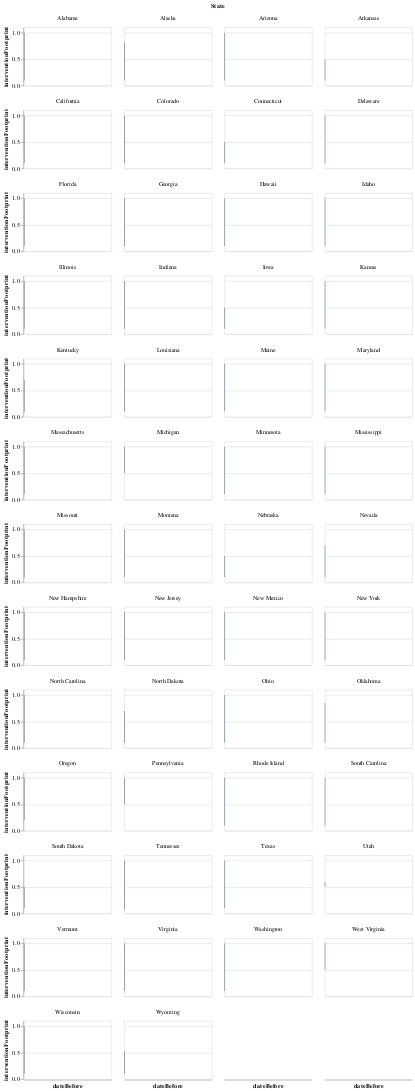

Here is the notebook cell this chart was saved with:
### Code cell
domain_pd = pd.to_datetime(['2020-03-01', '2020-04-01']).astype(int) / 10 ** 6
chart = alt.Chart(df_all).mark_line().encode(
        x = alt.X("dateBefore", scale=alt.Scale(domain=list(domain_pd))),
        y = alt.Y("interventionFootprint", scale=alt.Scale(0,1)),
        facet=alt.Facet('State:O', columns=4),
    )
chart.properties(width=150,height=100).interactive()

### Figure 1 — Vega-Lite specification as saved in the notebook (floating-point values rounded to 4 significant figures; data arrays with more than 128 entries replaced by an {"elided": "..."} marker saying what was removed)
{"config": {"view": {"continuousWidth": 400, "continuousHeight": 300}}, "data": {"name": "data-37d1d4ea987d2cebecb52af21049e099"}, "mark": "line", "encoding": {"facet": {"type": "ordinal", "columns": 4, "field": "State"}, "x": {"type": "temporal", "field": "dateBefore", "scale": {"domain": [1583000000000.0, 1586000000000.0]}}, "y": {"type": "quantitative", "field": "interventionFootprint", "scale": {"align": 0, "base": 1}}}, "height": 100, "selection": {"selector009": {"type": "interval", "bind": "scales", "encodings": ["x", "y"]}}, "width": 150, "$schema": "https://vega.github.io/schema/vega-lite/v4.0.2.json", "datasets": {"data-37d1d4ea987d2cebecb52af21049e099": {"elided": "286 records"}}}
